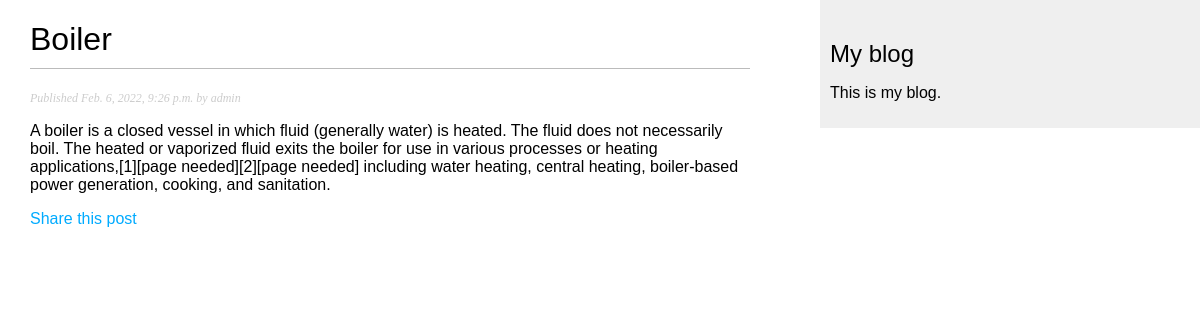
The page /blog/2022/2/6/boiler on the database its author committed.
### blog/models.py (models this page shows, shortened)
class Post(models.Model):
	STATUS_CHOICES = (
		('draft', 'Draft'),
		('published', 'Published')
	)
	title = models.CharField(max_length=255)
	slug = models.SlugField(max_length=250, unique_for_date='publish')
	author = models.ForeignKey(
		User,
		on_delete=models.CASCADE,
		related_name='blog_posts'
	)
	body = models.TextField()
	publish = models.DateTimeField(default=timezone.now)
	created = models.DateTimeField(auto_now_add=True)
	updated = models.DateTimeField(auto_now=True)
	status = models.CharField(
		max_length=10,
		choices=STATUS_CHOICES,
		default='draft'
	)
	objects = models.Manager()
	published = PublishedManager()
	class Meta:
		ordering = ('-publish',)

### blog/views.py (the view)
# urls.py: path('<int:year>/<int:month>/<int:day>/<slug:post>', views.post_detail,
def post_detail(request, year, month, day, post):
	post = get_object_or_404(
		Post,
		slug=post,
		status='published',
		publish__year=year,
		publish__month=month,
		publish__day=day
	)
	return render(request, 'blog/post/detail.html', {'post': post})

### blog/templates/blog/post/detail.html (shortened to what this page needs)
{% extends "blog/base.html" %}
{% block content %}
    <h1>{{ post.title }}</h1>
    <p class="date">
        Published {{ post.publish }} by {{ post.author }}
    </p>
    {{ post.body|linebreaks }}
    <p>
        <a href="{% url 'blog:post_share' post.id %}">
        Share this post
        </a>
    </p>
{% endblock %}

### blog/static/css/blog.css (style rules this page uses)
body { margin:0; padding:0; font-family:helvetica, sans-serif; }
a { color:#00abff; text-decoration:none; }
h1 { font-weight:normal; border-bottom:1px solid #bbb; padding:0 0 10px 0; }
p.date { color:#ccc; font-family: georgia, serif; font-size: 12px; font-style: italic; }

### rows shown on the page
Post: title "Boiler", publish "Feb. 6, 2022, 9:26 p.m.", author "admin", body "A boiler is a closed vessel in which fluid (generally water) is heated. The fluid does not necessarily boil. The heated or vaporized fluid exits the boiler for use in various processes or heating applications,[1][page needed][2][page needed] including water heating, central heating, boiler-based power generation, cooking, and sanitation."
